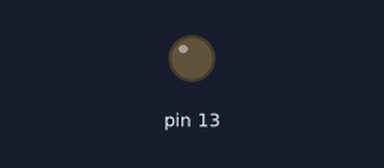
Simulated run of this sketch. Board: Arduino Uno, built with avr-gcc and run on an emulated ATmega328P. Shown: output pins drawn as LEDs (lit = HIGH).

Above: at 1.2 s.
Timing chart, 0 to 4.1 s (numbered marks = the images above):
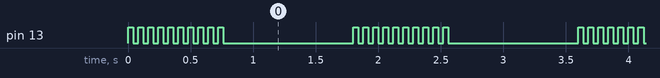

The sketch:

sketch_jan25a.ino
```cpp
void setup() {
  // put your setup code here, to run once:
  pinMode(13, OUTPUT);

}

void loop() {

  for(int i=0; i<10; i++) {
    int p = 40;
    // put your main code here, to run repeatedly:
    digitalWrite(13, HIGH);   // зажигаем светодиод
    delay(p);              // ждем секунду
    digitalWrite(13, LOW);   // зажигаем светодиод
    delay(p);              // ждем секунду
  }

  digitalWrite(13, LOW);    // выключаем светодиод
  delay(1000);              // ждем секунду

}
```

Measured:
- by itself, pin 13: repeats every 1.8 s: 9 × (LOW 0.04 s, HIGH 0.04 s), LOW 1.0 s, HIGH 0.04 s
